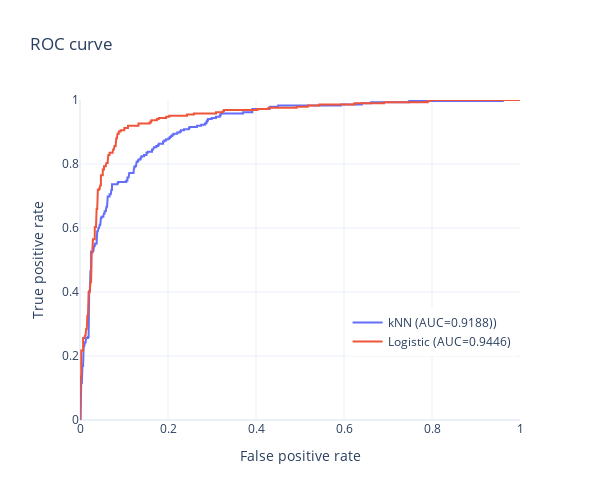

The code cell stored with this chart in its notebook:
### Code cell
# plot
fig = go.Figure()
fig.add_trace(
    go.Scatter(x=knn_FPR, y=knn_TPR, mode="lines", name=f"kNN (AUC={knn_auc:.4f}))")
)
fig.add_trace(
    go.Scatter(
        x=logit_FPR, y=logit_TPR, mode="lines", name=f"Logistic (AUC={logit_auc:.4f})"
    )
)

fig.update_layout(
    template="plotly_white",
    title="ROC curve",
    xaxis_title="False positive rate",
    yaxis_title="True positive rate",
    legend=dict(
        x=0.99,
        xanchor="right",
        y=0.2,
    ),
    height=500,
    width=600,
)

fig.update_xaxes(range=[0, 1])
fig.update_yaxes(range=[0, 1])

fig

### Figure 1 — Plotly figure (JSON) as saved in the notebook; plotly's stock layout.template omitted (floating-point values rounded to 4 significant figures; data arrays with more than 128 entries replaced by an {"elided": "..."} marker saying what was removed)
{"data": [{"mode": "lines", "name": "kNN (AUC=0.9188))", "type": "scatter", "x": {"elided": "1001 float values"}, "y": {"elided": "1001 float values"}}, {"mode": "lines", "name": "Logistic (AUC=0.9446)", "type": "scatter", "x": {"elided": "1001 float values"}, "y": {"elided": "1001 float values"}}], "layout": {"height": 500, "legend": {"x": 0.99, "xanchor": "right", "y": 0.2}, "title": {"text": "ROC curve"}, "width": 600, "xaxis": {"range": [0, 1], "title": {"text": "False positive rate"}}, "yaxis": {"range": [0, 1], "title": {"text": "True positive rate"}}}}
